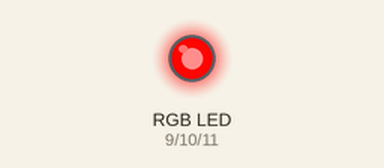
A sketch run on a simulated Arduino Uno, built with avr-gcc and run on an emulated ATmega328P. Shown: an RGB LED mixed from three pins (HIGH = lit). Dim RGB values are drawn brighter than linear.

Above: at 0.05 s.
At 0.95 s:
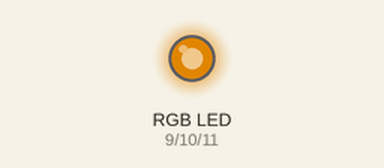
At 1.8 s:
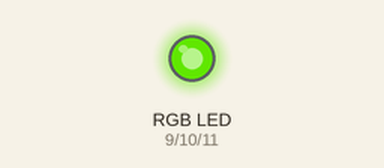
At 3.6 s:
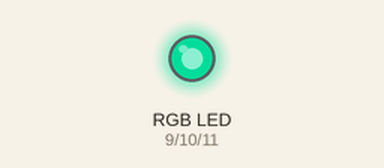
At 5.35 s:
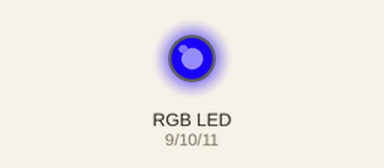
At 7.15 s:
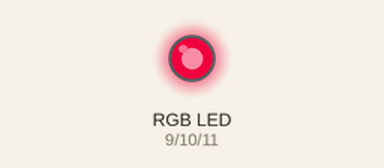
Timing chart, 0 to 10.0 s (numbered marks = the images above):
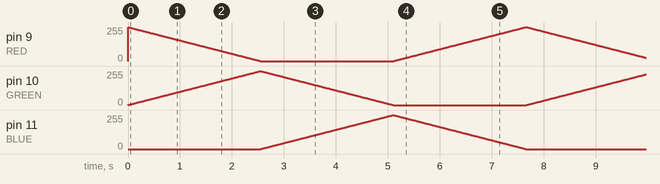

The sketch:

RGB_LED.ino
```cpp
// Define Pins
#define RED 9
#define GREEN 10
#define BLUE 11
#define delayTime 10 // fading time between colors
void setup()
{
  // Set the pins to output
  pinMode(RED, OUTPUT);
  pinMode(GREEN, OUTPUT);
  pinMode(BLUE, OUTPUT);
}
// define variables
int redValue;
int greenValue;
int blueValue;
// main loop
void loop()
  {
  // Set Red as the starting colour
  redValue = 255;
  greenValue = 0;
  blueValue = 0;
  for (int i = 0; i < 255; i += 1) // fades out red bring green full when i=255
  {
    redValue -= 1;
    greenValue += 1;
    analogWrite(RED, redValue);
    analogWrite(GREEN, greenValue);
    delay(delayTime);
  }
  redValue = 0;
  greenValue = 255;
  blueValue = 0;
  for (int i = 0; i < 255; i += 1) // fades out green bring blue full when i=255
  {
    greenValue -= 1;
    blueValue += 1;
    analogWrite(GREEN, greenValue);
    analogWrite(BLUE, blueValue);
    delay(delayTime);
  }
  redValue = 0;
  greenValue = 0;
  blueValue = 255;
  for (int i = 0; i < 255; i += 1) // fades out blue bring red full when i=255
  {
    blueValue -= 1;
    redValue += 1;
    analogWrite(BLUE, blueValue);
    analogWrite(RED, redValue);
    delay(delayTime);
  }
}
```
